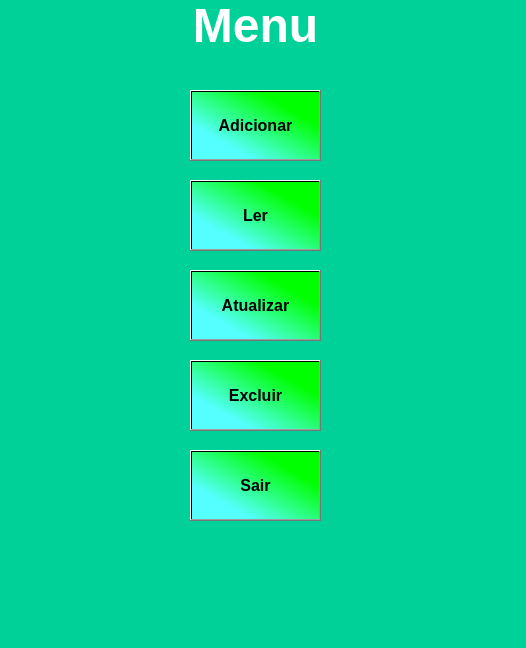
<?xml version="1.0" encoding="UTF-8"?>
<ui version="4.0">
 <class>MainWindow</class>
 <widget class="QMainWindow" name="MainWindow">
  <property name="geometry">
   <rect>
    <x>0</x>
    <y>0</y>
    <width>526</width>
    <height>648</height>
   </rect>
  </property>
  <property name="windowTitle">
   <string>MainWindow</string>
  </property>
  <property name="styleSheet">
   <string notr="true">background-color: rgb(0, 209, 153);</string>
  </property>
  <widget class="QWidget" name="centralwidget">
   <widget class="QLabel" name="lblTitulo">
    <property name="geometry">
     <rect>
      <x>170</x>
      <y>0</y>
      <width>171</width>
      <height>51</height>
     </rect>
    </property>
    <property name="font">
     <font>
      <pointsize>36</pointsize>
      <weight>75</weight>
      <bold>true</bold>
     </font>
    </property>
    <property name="styleSheet">
     <string notr="true">color: rgb(255, 255, 255);</string>
    </property>
    <property name="text">
     <string>Menu</string>
    </property>
    <property name="alignment">
     <set>Qt::AlignCenter</set>
    </property>
   </widget>
   <widget class="QPushButton" name="btnCreate">
    <property name="geometry">
     <rect>
      <x>190</x>
      <y>90</y>
      <width>131</width>
      <height>71</height>
     </rect>
    </property>
    <property name="font">
     <font>
      <pointsize>12</pointsize>
      <weight>75</weight>
      <bold>true</bold>
     </font>
    </property>
    <property name="styleSheet">
     <string notr="true">background-color: qlineargradient(spread:pad, x1:0.210227, y1:0.733, x2:0.750591, y2:0.234, stop:0 rgba(85, 255, 255, 255), stop:1 rgba(0, 255, 0, 255));</string>
    </property>
    <property name="text">
     <string>Adicionar</string>
    </property>
   </widget>
   <widget class="QPushButton" name="btnRead">
    <property name="geometry">
     <rect>
      <x>190</x>
      <y>180</y>
      <width>131</width>
      <height>71</height>
     </rect>
    </property>
    <property name="font">
     <font>
      <pointsize>12</pointsize>
      <weight>75</weight>
      <bold>true</bold>
     </font>
    </property>
    <property name="styleSheet">
     <string notr="true">background-color: qlineargradient(spread:pad, x1:0.210227, y1:0.733, x2:0.750591, y2:0.234, stop:0 rgba(85, 255, 255, 255), stop:1 rgba(0, 255, 0, 255));</string>
    </property>
    <property name="text">
     <string>Ler</string>
    </property>
   </widget>
   <widget class="QPushButton" name="btnExit">
    <property name="geometry">
     <rect>
      <x>190</x>
      <y>450</y>
      <width>131</width>
      <height>71</height>
     </rect>
    </property>
    <property name="font">
     <font>
      <pointsize>12</pointsize>
      <weight>75</weight>
      <bold>true</bold>
     </font>
    </property>
    <property name="styleSheet">
     <string notr="true">background-color: qlineargradient(spread:pad, x1:0.210227, y1:0.733, x2:0.750591, y2:0.234, stop:0 rgba(85, 255, 255, 255), stop:1 rgba(0, 255, 0, 255));</string>
    </property>
    <property name="text">
     <string>Sair</string>
    </property>
   </widget>
   <widget class="QPushButton" name="btnDelete">
    <property name="geometry">
     <rect>
      <x>190</x>
      <y>360</y>
      <width>131</width>
      <height>71</height>
     </rect>
    </property>
    <property name="font">
     <font>
      <pointsize>12</pointsize>
      <weight>75</weight>
      <bold>true</bold>
     </font>
    </property>
    <property name="styleSheet">
     <string notr="true">background-color: qlineargradient(spread:pad, x1:0.210227, y1:0.733, x2:0.750591, y2:0.234, stop:0 rgba(85, 255, 255, 255), stop:1 rgba(0, 255, 0, 255));</string>
    </property>
    <property name="text">
     <string>Excluir</string>
    </property>
   </widget>
   <widget class="QPushButton" name="btnUpdate">
    <property name="geometry">
     <rect>
      <x>190</x>
      <y>270</y>
      <width>131</width>
      <height>71</height>
     </rect>
    </property>
    <property name="font">
     <font>
      <pointsize>12</pointsize>
      <weight>75</weight>
      <bold>true</bold>
     </font>
    </property>
    <property name="styleSheet">
     <string notr="true">background-color: qlineargradient(spread:pad, x1:0.210227, y1:0.733, x2:0.750591, y2:0.234, stop:0 rgba(85, 255, 255, 255), stop:1 rgba(0, 255, 0, 255));</string>
    </property>
    <property name="text">
     <string>Atualizar</string>
    </property>
   </widget>
  </widget>
  <widget class="QMenuBar" name="menubar">
   <property name="geometry">
    <rect>
     <x>0</x>
     <y>0</y>
     <width>526</width>
     <height>21</height>
    </rect>
   </property>
  </widget>
  <widget class="QStatusBar" name="statusbar"/>
 </widget>
 <resources/>
 <connections/>
</ui>
